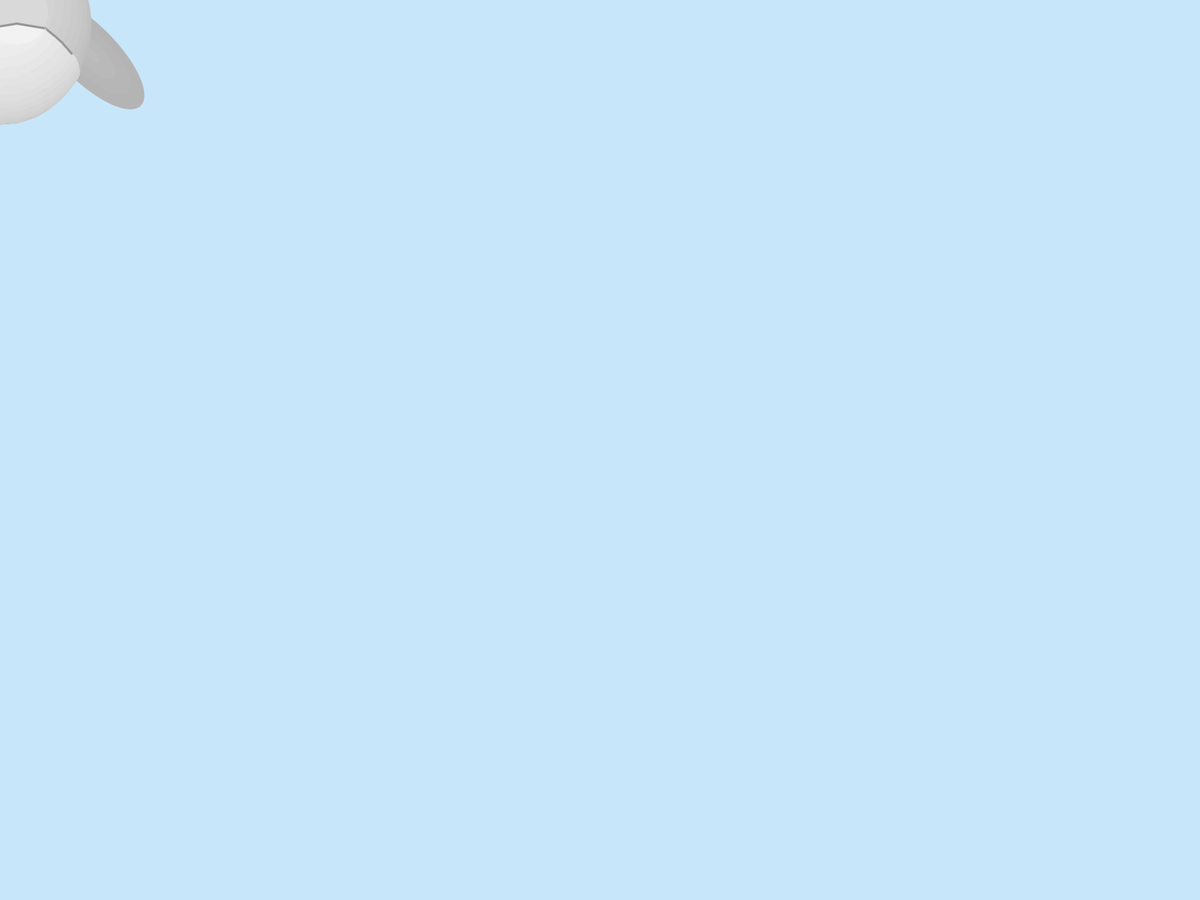
Frame 1 (no input)
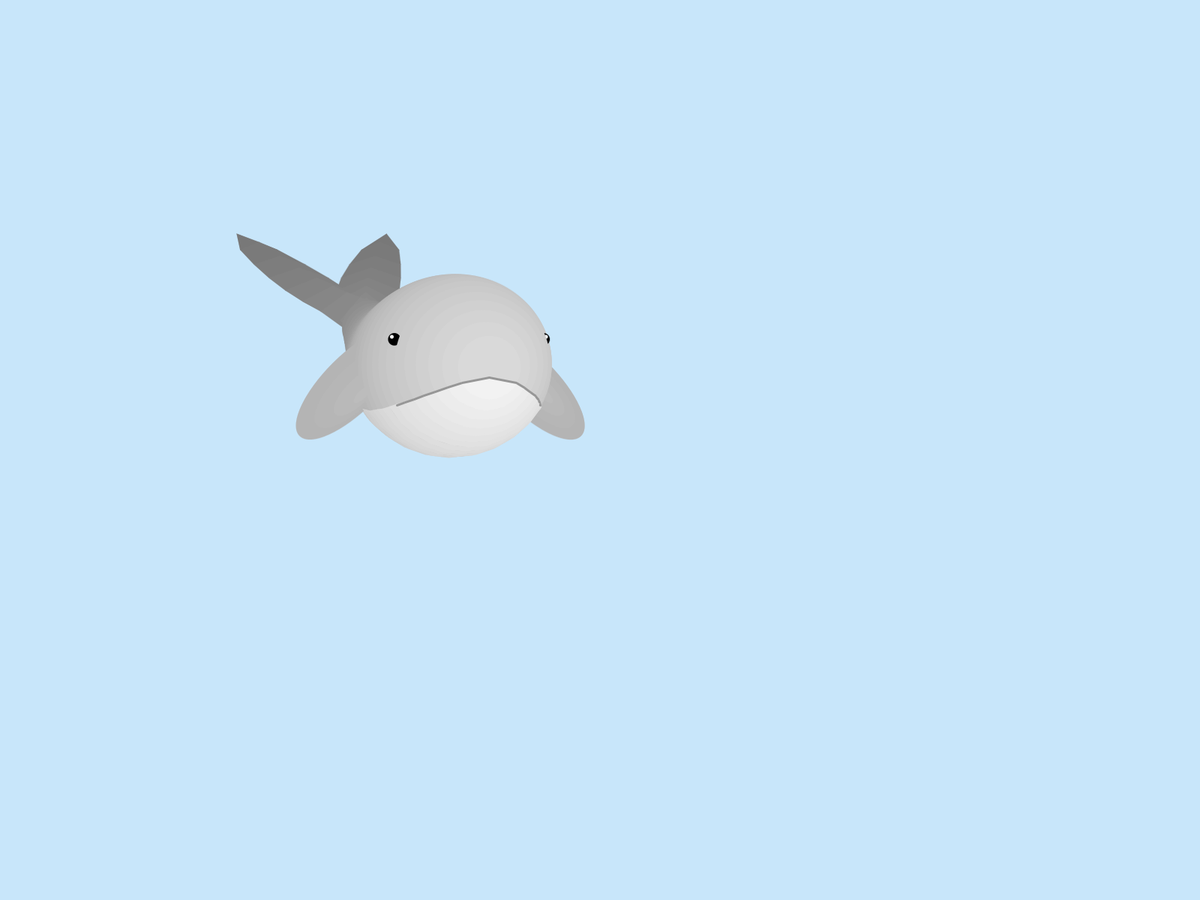
Frame 60 (the mouse pressed at the canvas centre just before this capture)
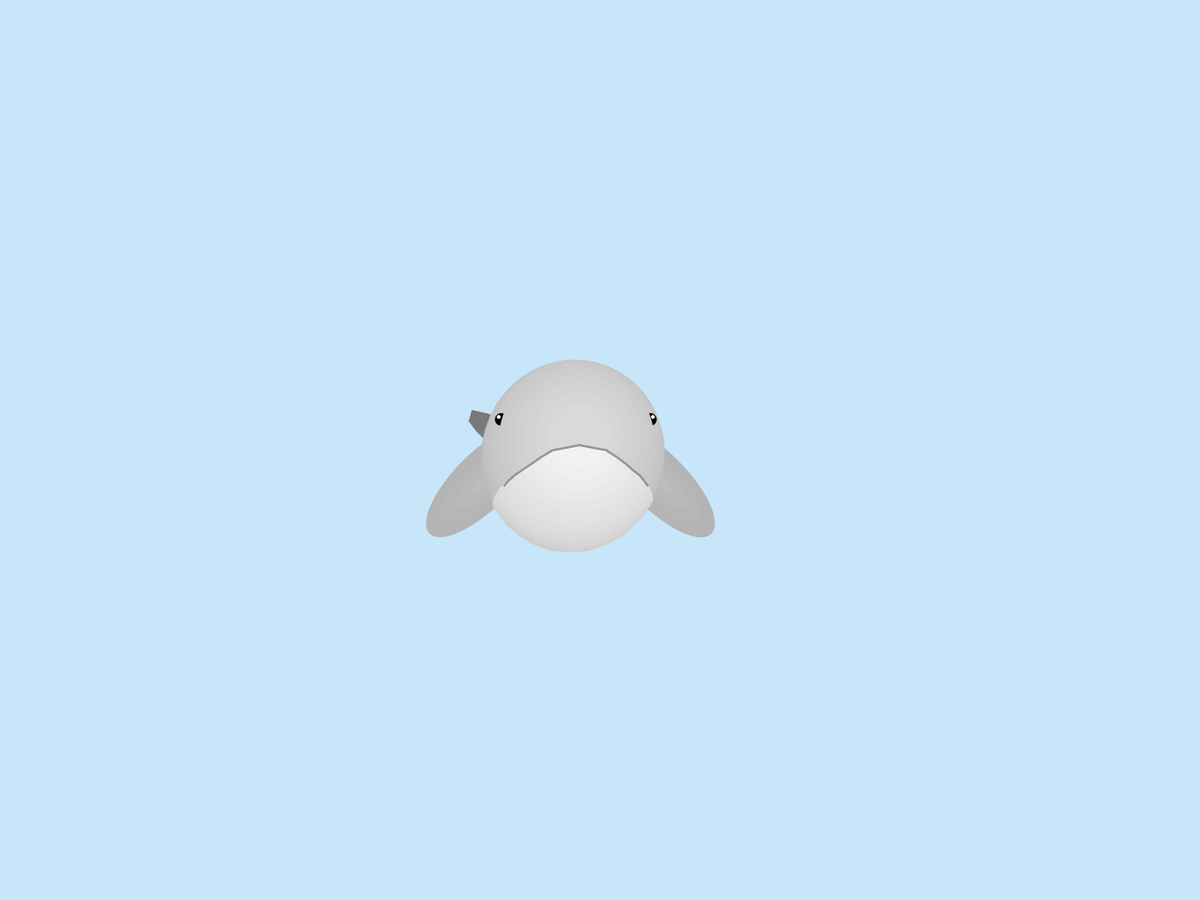
Frame 120 (the mouse held since frame 60 and released just before this capture)

The Processing sketch that drew these frames (run headless with seeded random() and noise(); from frame 60 on, the mouse is pressed at the canvas centre):

// Processing sketch: whale_test
// ── whale_test.pde
int numLayers = 35; //increase to improve quality (toggle speed and frameRate too)
Layer[] layers = new Layer[numLayers];

float size = 50;
float speed = 1; //50 layers = .03 speed = 30 frameRate,  30/.05/20,  20/.12/15,  10/.2/5
float bx, by;
float x2, y2, r2, dy2, dx2, tailr2, l2;
float pi = 3.145;
float a, b, eye;

void setup() {
  //size(displayWidth, displayHeight);
  fullScreen();
  frameRate(144);

  // creates layers of whale from back first
  for (int i = layers.length-1; i >= 0; i--) {
    layers[i] = new Layer(i);
    mouseX = width/2;
    mouseY = height/2;
  }
}

void draw() {
  background(200, 230, 250);
  strokeWeight(0); 

  eye = 0;

  x2 = mouseX;
  y2 = mouseY;
  for (int i = layers.length-1; i >= 0; i = i-1) {
    layers[i].updateLayer();
  }
  for (int i = 0; i < layers.length; i++) {
    layers[i].drawLayer();
  }
}

class Layer {
  float X, Y, R, dY, L, gray, X2, Y2, R2, dY2, first, tailR, dX, BX, BY, dX2, tailR2, L2;
  Layer(float i) {
    // L --> 1 minus current Layer divided by total # layers
    L = 1-i/numLayers;
    R = (30*pow(L, 3)-58.5*sq(L)+28*L+.92) * size/2; //body radius equation
    dY = (10*pow(L, 3)-10*sq(L)) * size; ////body placement equation
    gray = 220-100*L; //body color
    if (i == numLayers-1) {
      first = 1; //last layer = nose
    }

    if (L > .775) { //tail length
      dX = (22*sq(L)-30*L+10) * size; //change in tail 
      if (i==0) {
        tailR = 0;
        R = 0;
      } else {
        tailR = (-86.7*sq(L)+153.2*L-66) * size/2; //tail radius
      }
    }

    R2 = r2; //smoothing factors (lowercase = global, uppercase = layer)
    dY2 = dy2; 
    dX2 = dx2; 
    tailR2 = tailr2; 
    L2 = l2;
    r2 = R; 
    dy2 = dY; 
    dx2 = dX; 
    tailr2 = tailR; 
    l2 = L;
  }

  void updateLayer() {
    BX = bx;
    BY = by; 
    bx = X; 
    by = Y; 
    if (first == 1) {
      X = (speed/numLayers*x2+X)/(speed/numLayers+1);
      Y = (speed/numLayers*y2+Y)/(speed/numLayers+1);
    } else {
      X = BX;
      Y = BY;
    }

    X2 = x2; 
    Y2 = y2;  
    x2 = X; 
    y2 = Y;
  }

  void drawLayer() {
    fill(gray); 
    stroke(gray); 
    strokeWeight(0);

    if (L <= .775) {
      ellipse(X, Y-dY, R*2, R*2); //body

      if (L > .3 & L <= .4) { 
        rotate(pi/4);
        a = X-R;
        b = Y+R*.6;
        ellipse(sqrt(sq(a)+sq(b))*sin(pi/4+atan(a/b)), sqrt(sq(a)+sq(b))*cos(pi/4+atan(a/b)), size*(L-.3)*15, size*(L-.3)*40); //left fin
        a = X+R;
        ellipse(sqrt(sq(a)+sq(b))*sin(pi/4+atan(a/b)), sqrt(sq(a)+sq(b))*cos(pi/4+atan(a/b)), size*(L-.3)*40, size*(L-.3)*15); //right fin
        rotate(-pi/4);
      }

      fill(gray+25); 
      strokeWeight(2);
      stroke(gray+25);
      beginShape(); //belly
      if (first != 1) {
        vertex(X2+cos(pi/6)*R2, Y2-dY2+sin(pi/6)*R2);
      }
      for (float i = pi/6; i <= 5*pi/6; i=i+pi/15) {
        vertex(X+cos(i)*R, Y-dY+sin(i)*R);
      }
      vertex(X+cos(5*pi/6)*R, Y-dY+sin(5*pi/6)*R);
      if (first != 1) {
        vertex(X2+cos(5*pi/6)*R2, Y2-dY2+sin(5*pi/6)*R2);
      }
      vertex(X, Y-dY+R/3);
      endShape(CLOSE);

      if (L >.4 & L<.5) {
        fill(gray-50); 
        stroke(gray-50);
        beginShape(); 
        vertex(X2+cos((17+abs(L2-.45)/.05)*pi/12)*R2, Y2-dY2+sin((17+abs(L2-.45)/.05)*pi/12)*R2);
        for (float i = (17+abs(L-.45)/.05)*pi/12; i <= (19-abs(L-.45)/.05)*pi/12; i=i+pi/50) {  // blowhole
          vertex(X+cos(i)*R, Y-dY+sin(i)*R);
        }
        vertex(X2+cos((19-abs(L2-.45)/.05)*pi/12)*R2, Y2-dY2+sin((19-abs(L2-.45)/.05)*pi/12)*R2);
        endShape(CLOSE);
      } else if (L < .2) {
        stroke(150); 
        strokeWeight(3);
        for (int i=1; i>=-1; i=i-2) {
          if (first != 1) {
            line(X2+i*cos(pi/6)*R2, Y2-dY2+sin(pi/6)*R2, X+i*cos(pi/6)*R, Y-dY+sin(pi/6)*R); // mouth
          } else { 
            line(X+i*cos(5*pi/6)*R, Y-dY+sin(5*pi/6)*R, X, Y-dY+R/3);
          }
        }
        strokeWeight(0);
        if (eye == 0) {
          for (int i=1; i>=-1; i=i-2) {
            fill(0); 
            stroke(0); 
            ellipse(X+i*R*.9, Y-R*.15, size/3, size/3); // eye
            fill(250); 
            stroke(250);
            ellipse(X+i*R*.93, Y-R*.18, size/10, size/10);
          }
          eye = 1;
        }
      }
    } else {
      for (int i=1; i>=-1; i=i-2) {
        beginShape();
        vertex(X+i*dX, Y-dY+R); 
        vertex(X2+i*dX2, Y2-dY2+R2);
        vertex(X2+i*dX2, Y2-dY2-R2);
        vertex(X+i*dX, Y-dY-R);
        endShape(CLOSE);
        beginShape();
        vertex(X+i*dX, Y-dY+R); 
        vertex(X+i*dX-tailR, Y-dY); 
        vertex(X+i*dX, Y-dY-R);
        vertex(X+i*dX+tailR, Y-dY); 
        endShape(CLOSE);
        beginShape();
        vertex(X+i*dX-tailR, Y-dY);
        vertex(X2+i*dX2-tailR2, Y2-dY2); 
        vertex(X2+i*dX2+tailR2, Y2-dY2);
        vertex(X+i*dX+tailR, Y-dY);
        endShape(CLOSE);
      }
    }
  }
}
